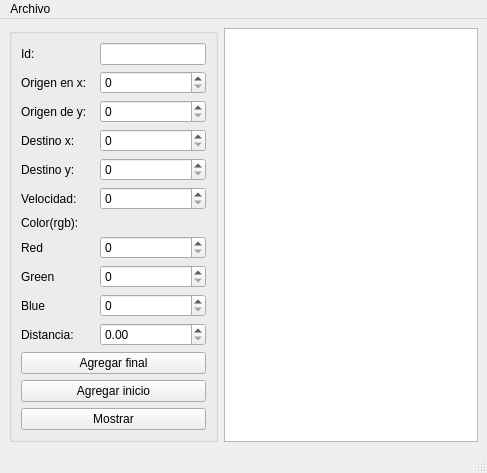
<?xml version="1.0" encoding="UTF-8"?>
<ui version="4.0">
 <class>MainWindow</class>
 <widget class="QMainWindow" name="MainWindow">
  <property name="geometry">
   <rect>
    <x>0</x>
    <y>0</y>
    <width>487</width>
    <height>439</height>
   </rect>
  </property>
  <property name="windowTitle">
   <string>MainWindow</string>
  </property>
  <widget class="QWidget" name="centralwidget">
   <layout class="QGridLayout" name="gridLayout_2">
    <item row="0" column="2">
     <widget class="QPlainTextEdit" name="salida"/>
    </item>
    <item row="0" column="0">
     <widget class="QGroupBox" name="groupBox">
      <property name="title">
       <string/>
      </property>
      <layout class="QGridLayout" name="gridLayout">
       <item row="0" column="3">
        <widget class="QLineEdit" name="id_lineEdit"/>
       </item>
       <item row="5" column="3">
        <widget class="QSpinBox" name="origeny_spinBox">
         <property name="maximum">
          <number>500</number>
         </property>
        </widget>
       </item>
       <item row="6" column="3">
        <widget class="QSpinBox" name="destinox_spinBox">
         <property name="maximum">
          <number>500</number>
         </property>
        </widget>
       </item>
       <item row="2" column="3">
        <widget class="QSpinBox" name="origenx_spinBox">
         <property name="maximum">
          <number>500</number>
         </property>
        </widget>
       </item>
       <item row="5" column="0" colspan="2">
        <widget class="QLabel" name="label_3">
         <property name="text">
          <string>Origen de y:</string>
         </property>
        </widget>
       </item>
       <item row="9" column="0">
        <widget class="QLabel" name="label_6">
         <property name="text">
          <string>Color(rgb): </string>
         </property>
        </widget>
       </item>
       <item row="11" column="3">
        <widget class="QSpinBox" name="green_spinBox">
         <property name="maximum">
          <number>255</number>
         </property>
        </widget>
       </item>
       <item row="2" column="0" colspan="3">
        <widget class="QLabel" name="label_2">
         <property name="text">
          <string>Origen en x:</string>
         </property>
        </widget>
       </item>
       <item row="7" column="0">
        <widget class="QLabel" name="label_5">
         <property name="text">
          <string>Destino y:</string>
         </property>
        </widget>
       </item>
       <item row="16" column="0" colspan="4">
        <widget class="QPushButton" name="mostrar_pushButton">
         <property name="text">
          <string>Mostrar</string>
         </property>
        </widget>
       </item>
       <item row="0" column="0">
        <widget class="QLabel" name="label">
         <property name="text">
          <string>Id:</string>
         </property>
        </widget>
       </item>
       <item row="10" column="3">
        <widget class="QSpinBox" name="red_spinBox">
         <property name="maximum">
          <number>255</number>
         </property>
        </widget>
       </item>
       <item row="7" column="3">
        <widget class="QSpinBox" name="destinoy_spinBox">
         <property name="maximum">
          <number>500</number>
         </property>
        </widget>
       </item>
       <item row="8" column="3">
        <widget class="QSpinBox" name="spinBox"/>
       </item>
       <item row="12" column="3">
        <widget class="QSpinBox" name="blue_spinBox">
         <property name="maximum">
          <number>255</number>
         </property>
        </widget>
       </item>
       <item row="6" column="0">
        <widget class="QLabel" name="label_4">
         <property name="text">
          <string>Destino x:</string>
         </property>
        </widget>
       </item>
       <item row="15" column="0" colspan="4">
        <widget class="QPushButton" name="agregarinicio_pushButton">
         <property name="text">
          <string>Agregar inicio</string>
         </property>
        </widget>
       </item>
       <item row="8" column="0">
        <widget class="QLabel" name="label_10">
         <property name="text">
          <string>Velocidad:</string>
         </property>
        </widget>
       </item>
       <item row="10" column="0">
        <widget class="QLabel" name="label_7">
         <property name="text">
          <string>Red</string>
         </property>
        </widget>
       </item>
       <item row="14" column="0" colspan="4">
        <widget class="QPushButton" name="agregarfinal_pushButton">
         <property name="text">
          <string>Agregar final</string>
         </property>
        </widget>
       </item>
       <item row="12" column="0">
        <widget class="QLabel" name="label_9">
         <property name="text">
          <string>Blue</string>
         </property>
        </widget>
       </item>
       <item row="11" column="0">
        <widget class="QLabel" name="label_8">
         <property name="text">
          <string>Green </string>
         </property>
        </widget>
       </item>
       <item row="13" column="0">
        <widget class="QLabel" name="label_11">
         <property name="text">
          <string>Distancia:</string>
         </property>
        </widget>
       </item>
       <item row="13" column="3">
        <widget class="QDoubleSpinBox" name="distancia_doubleSpinBox"/>
       </item>
      </layout>
     </widget>
    </item>
   </layout>
  </widget>
  <widget class="QMenuBar" name="menubar">
   <property name="geometry">
    <rect>
     <x>0</x>
     <y>0</y>
     <width>487</width>
     <height>21</height>
    </rect>
   </property>
   <widget class="QMenu" name="menuArchivo">
    <property name="title">
     <string>Archivo </string>
    </property>
    <addaction name="actionAbir"/>
    <addaction name="actionGuardar"/>
   </widget>
   <addaction name="menuArchivo"/>
  </widget>
  <widget class="QStatusBar" name="statusbar"/>
  <action name="actionAbir">
   <property name="text">
    <string>Abir</string>
   </property>
   <property name="shortcut">
    <string>Ctrl+O</string>
   </property>
  </action>
  <action name="actionGuardar">
   <property name="text">
    <string>Guardar </string>
   </property>
   <property name="shortcut">
    <string>Ctrl+S</string>
   </property>
  </action>
 </widget>
 <resources/>
 <connections/>
</ui>
